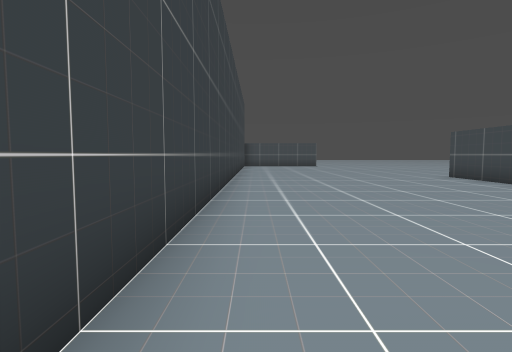
view 1 (above)

14 first-person views from a walk through a Godot game level. The camera is 1.5 m above the floor, tilts 4° down and sees 80° across. The floor is counted in squares, 2 m on a side. Each view is taken from the middle of a square. On the plan, view 1 faces up. The plan holds only what a view shows up to about 10 squares ahead; the rest is blank. The place goes on beyond the plan.

view 2
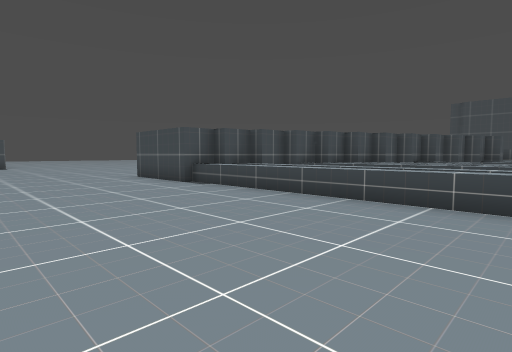

view 3
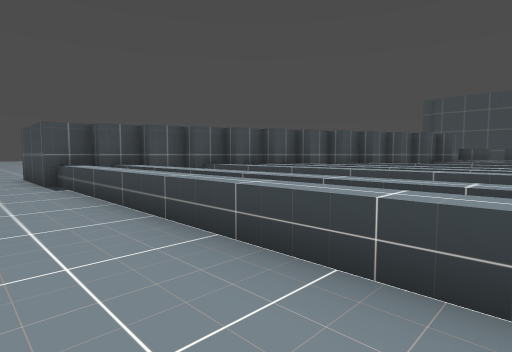

view 4
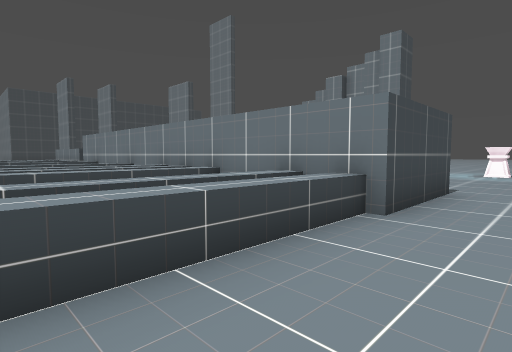

view 5
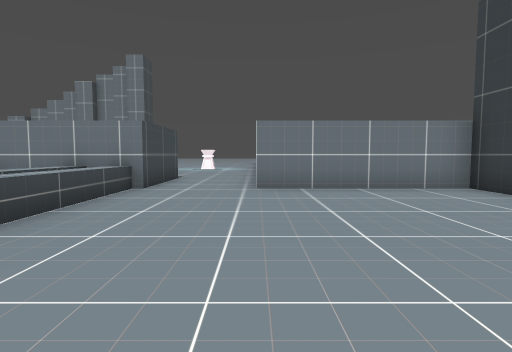

view 6
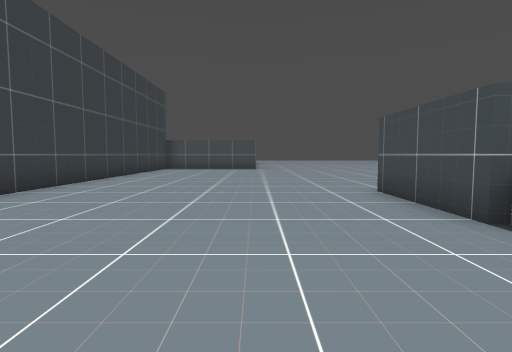

view 7
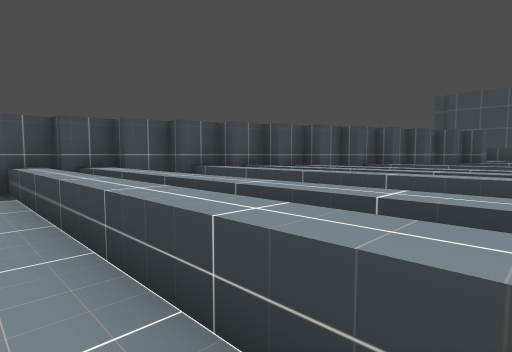

view 8
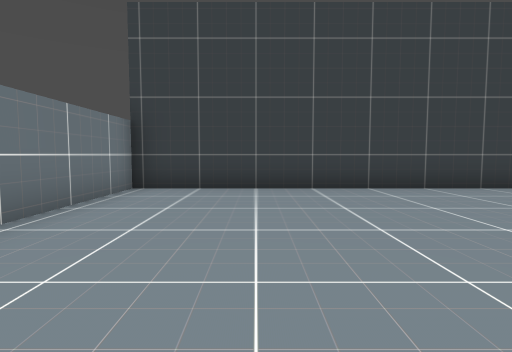

view 9
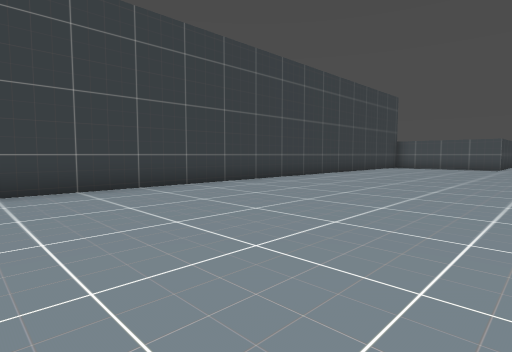

view 10
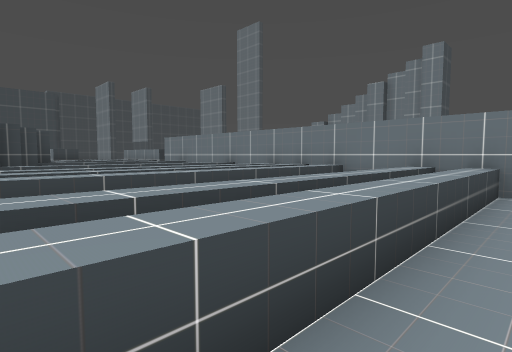

view 11
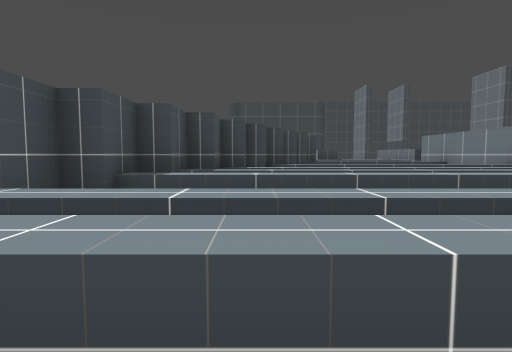

view 12
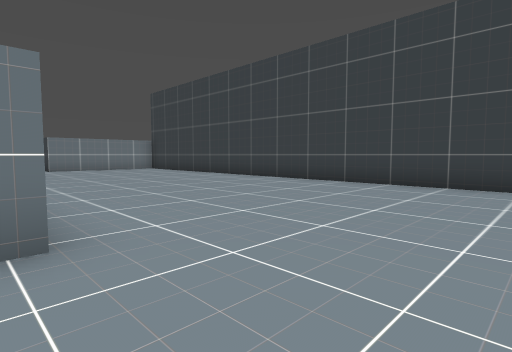

view 13
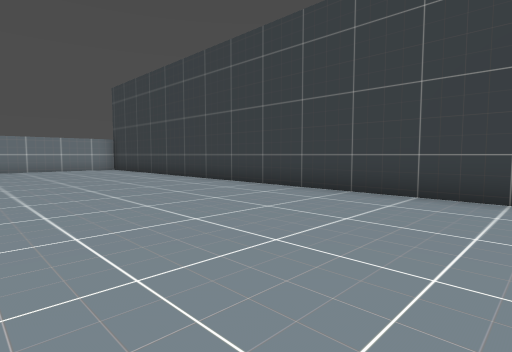

view 14
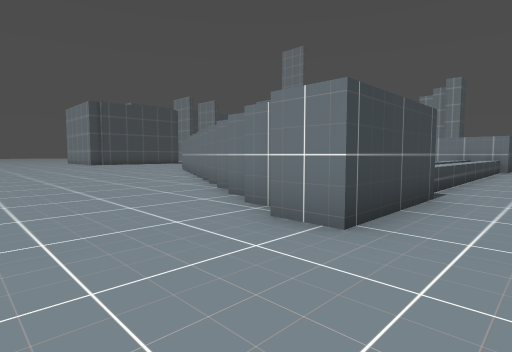

### Floor plan
Key: @ floor where view 1 was taken; # wall or solid block; . floor; ^ raised ledge; O other object.
Columns run from 1 left of view 1 to 18 right of it. Each row starts with its distance up from view 1.
 13 #...........
 12 #..................
 11 #..................
 10 #.......#.........
  9 #.......###......
  8 #.......#####...
  7 #.......#######
  6 #.......^^#####
  5 #.......^^ ^###
  4 #.......^^ ^^^###
  3 #.......^^ ^^^ ^###
  2 #.......^^ ^^^ ^  ##
  1 #.......^^ ^^^ ^  ^
  0 #@......^^ ^^^ ^  ^
 -1 #.......^^ ^^^ ^  ^
 -2 #.......^^ ^^^ ^
 -3 ######..##########
 -4       ..#
 -5       ..#
 -6       ...
 -7        ..
 -8        ..
 -9        ..
-10        ..
-11        ..
-12         O

Positions as (right, up) in squares from view 1, and headings:
1: (0, 0), facing up
2: (2, 0), facing up-right
3: (5, -1), facing up-right
4: (5, 1), facing down-right
5: (4, 4), facing down
6: (4, 4), facing up
7: (6, 0), facing up-right
8: (6, 0), facing left
9: (6, 2), facing up-left
10: (6, 4), facing down-right
11: (6, 4), facing right
12: (7, 13), facing down-left
13: (5, 13), facing down-left
14: (5, 13), facing down-right
